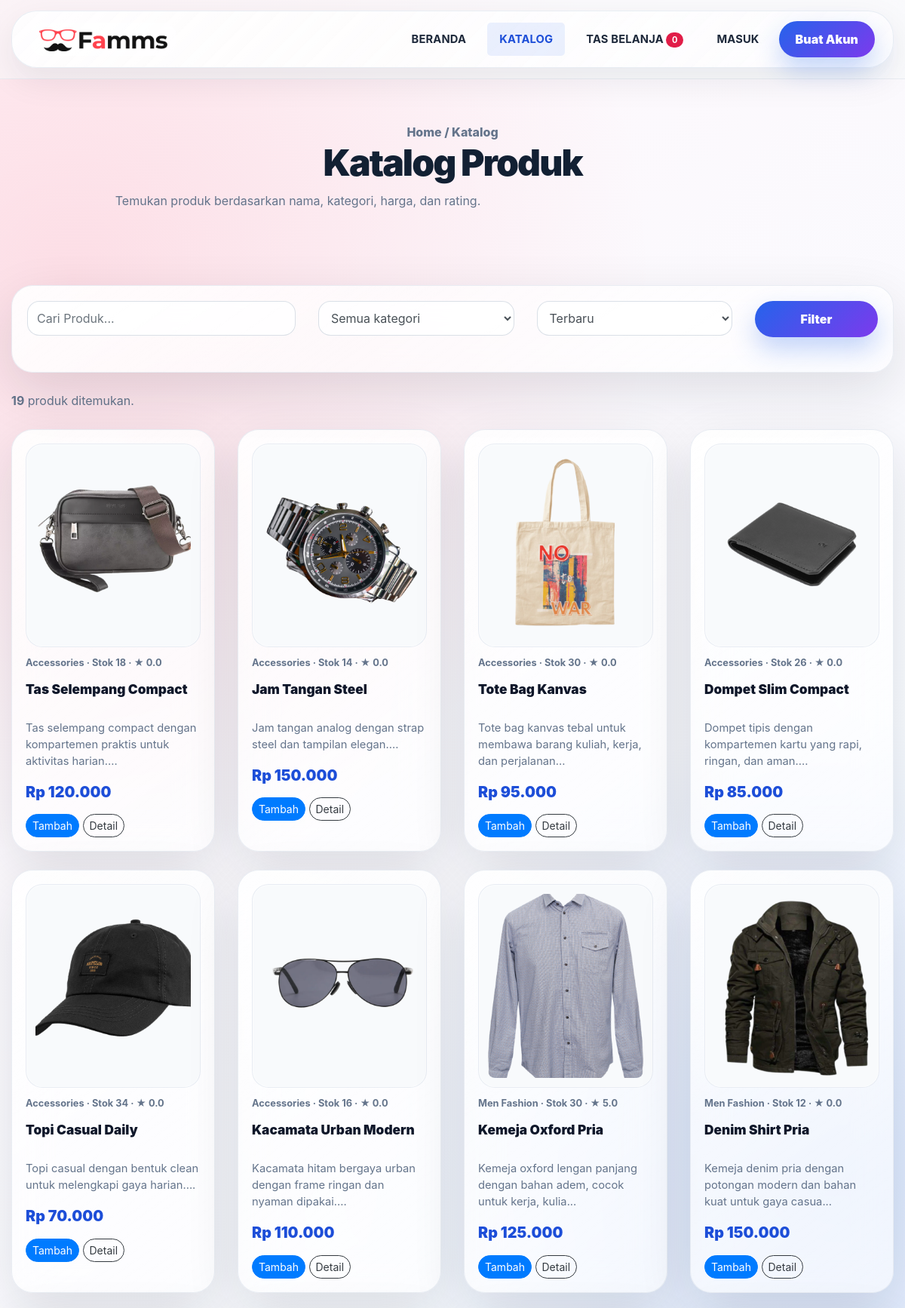
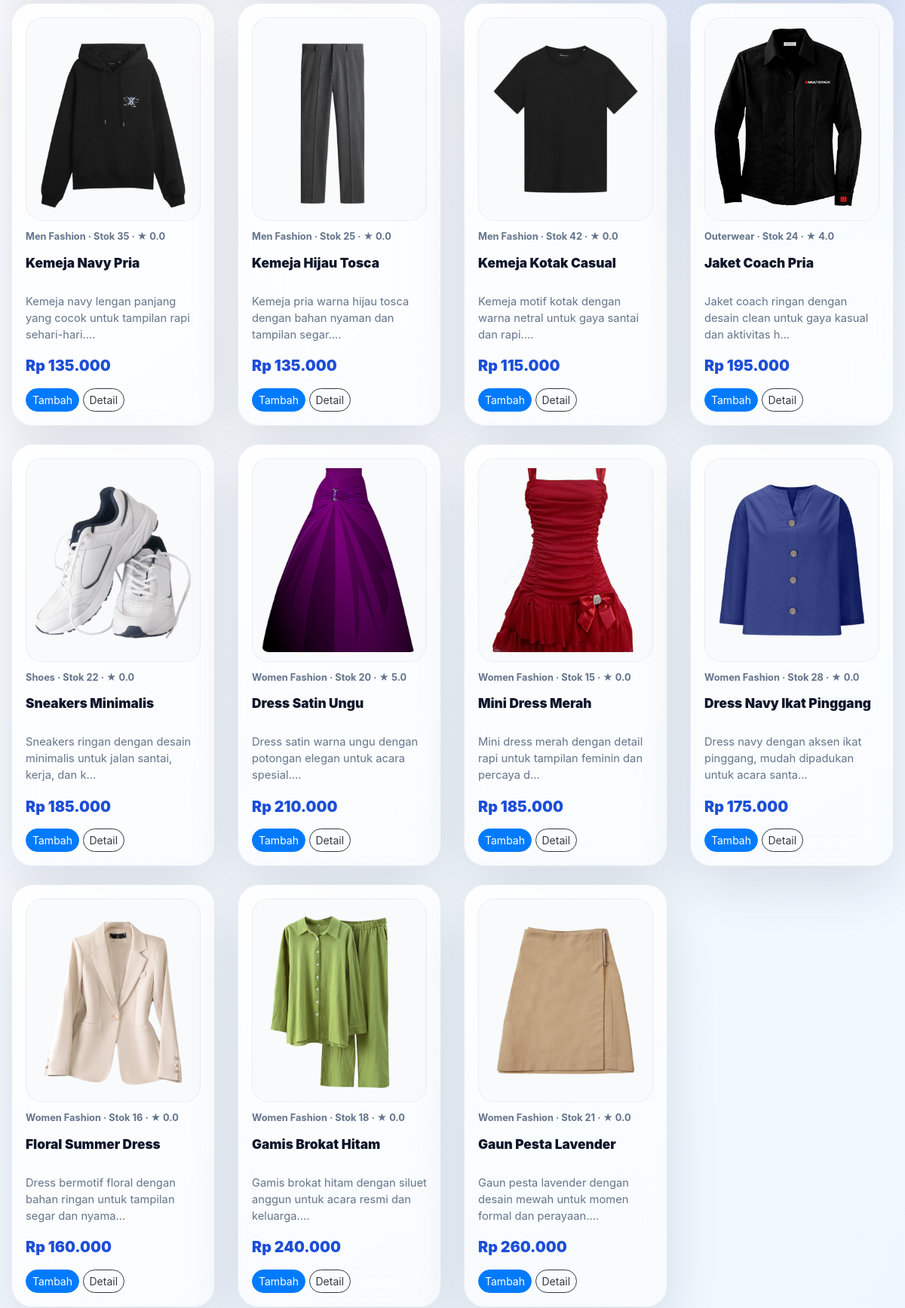
/products.php (upper part), run on the app's committed database (2 pictures, top to bottom).
### tables this page shows
CREATE TABLE products (
  id INT AUTO_INCREMENT PRIMARY KEY,
  category_id INT NOT NULL,
  name VARCHAR(120) NOT NULL,
  slug VARCHAR(140) NOT NULL UNIQUE,
  description TEXT,
  price DECIMAL(12,2) NOT NULL,
  stock INT NOT NULL DEFAULT 0,
  image VARCHAR(255),
  is_featured TINYINT(1) NOT NULL DEFAULT 0,
  created_at TIMESTAMP DEFAULT CURRENT_TIMESTAMP,
  CONSTRAINT fk_products_category FOREIGN KEY (category_id) REFERENCES categories(id)
    ON UPDATE CASCADE ON DELETE RESTRICT
);

CREATE TABLE categories (
  id INT AUTO_INCREMENT PRIMARY KEY,
  name VARCHAR(80) NOT NULL UNIQUE,
  description TEXT,
  created_at TIMESTAMP DEFAULT CURRENT_TIMESTAMP
);

### products.php (the view, shortened to what this page needs)
<?php require_once 'config/database.php'; require_once 'includes/session.php';
$keyword = $_GET['q'] ?? ''; $cat = $_GET['category'] ?? ''; $sort=$_GET['sort'] ?? 'newest';
$sql = "SELECT p.*, c.name AS category_name, COALESCE(AVG(r.rating),0) rating, COUNT(r.id) review_count FROM products p JOIN categories c ON c.id=p.category_id LEFT JOIN product_reviews r ON r.product_id=p.id WHERE 1=1"; $params=[];
$sql .= " GROUP BY p.id ";
$sql .= match($sort){'price_low'=>' ORDER BY p.price ASC','price_high'=>' ORDER BY p.price DESC','rating'=>' ORDER BY rating DESC', default=>' ORDER BY p.created_at DESC'};
$stmt=$pdo->prepare($sql); $stmt->execute($params); $products=$stmt->fetchAll();
?>
<!DOCTYPE html><html lang="id"><head><meta charset="utf-8"><meta name="viewport" content="width=device-width,initial-scale=1"><title>Produk</title><link rel="stylesheet" href="css/bootstrap.css"><link rel="stylesheet" href="css/font-awesome.min.css"><link rel="stylesheet" href="css/style.css"><link rel="stylesheet" href="css/complex.css"><link rel="stylesheet" href="css/liquid-glass.css"><link rel="stylesheet" href="css/professional.css"></head><body class="sub_page">
<?php include 'includes/header.php'; ?>
<section class="inner_page_head"><div class="container"><div class="breadcrumb-pro">Home / Katalog</div><h3>Katalog Produk</h3><p class="section-subtitle">Temukan produk berdasarkan nama, kategori, harga, dan rating.</p></div></section>
<section class="section-pad"><div class="container"><form class="glass-panel mb-4 pro-filter"><div class="row"><div class="col-lg-4 mb-2"><input class="form-control" name="q" value="<?= htmlspecialchars($keyword) ?>" placeholder="Cari produk..."></div><div class="col-lg-3 mb-2"><select class="form-control" name="category"><option value="">Semua kategori</option><?php foreach($categories as $c): ?><option value="<?= $c['id'] ?>" <?= $cat==$c['id']?'selected':'' ?>><?= htmlspecialchars($c['name']) ?></option><?php endforeach; ?></select></div><div class="col-lg-3 mb-2"><select class="form-control" name="sort"><option value="newest" <?= $sort==='newest'?'selected':'' ?>>Terbaru</option><option value="price_low" <?= $sort==='price_low'?'selected':'' ?>>Harga termurah</option><option value="price_high" <?= $sort==='price_high'?'selected':'' ?>>Harga tertinggi</option><option value="rating" <?= $sort==='rating'?'selected':'' ?>>Rating terbaik</option></select></div><div class="col-lg-2 mb-2"><button class="btn-liquid w-100">Filter</button></div></div></form><div class="d-flex justify-content-between align-items-center flex-wrap mb-3"><p class="mb-2 professional-note"><b><?= count($products) ?></b> produk ditemukan.</p></div><div class="row"><?php if(!$products): ?><div class="col-12"><div class="empty-state"><h4>Produk tidak ditemukan</h4><p class="professional-note mb-0">Coba gunakan kata kunci lain atau pilih kategori berbeda.</p></div></div><?php endif; ?><?php foreach($products as $p): ?><div class="col-sm-6 col-lg-3 mb-4"><div class="product-card"><a href="product_detail.php?id=<?= (int)$p['id'] ?>"><img src="<?= htmlspecialchars($p['image']) ?>" alt=""></a><small><?= htmlspecialchars($p['category_name']) ?> · Stok <?= (int)$p['stock'] ?> · ★ <?= number_format((float)$p['rating'],1) ?></small><h5><?= htmlspecialchars($p['name']) ?></h5><p><?= htmlspecialchars(substr($p['description'],0,72)) ?>...</p><p class="price">Rp <?= number_format($p['price'],0,',','.') ?></p><button class="btn btn-sm btn-primary rounded-pill" onclick='addToCart(<?= json_encode(['id'=>(int)$p['id'],'name'=>$p['name'],'price'=>(float)$p['price'],'image'=>$p['image']]) ?>)'>Tambah</button> <a class="btn btn-sm btn-outline-dark rounded-pill" href="product_detail.php?id=<?= (int)$p['id'] ?>">Detail</a></div></div><?php endforeach; ?></div></div></section><?php include 'includes/footer.php'; ?>

### css/style.css (style rules this page uses)
* { box-sizing: border-box; }
body { font-family: 'Montserrat', sans-serif; color: #0c0c0c; background-color: #ffffff; overflow-x: hidden; }
a, a:hover, a:focus { text-decoration: none; }
.btn, .btn:focus { outline: none !important; -webkit-box-shadow: none; box-shadow: none; }
.inner_page_head { background: #f7444e; text-align: center; color: #fff; padding-top: 50px; padding-bottom: 40px; }
.inner_page_head h3 { font-size: 42px; font-weight: 800; }
form input { background: #fff; border: solid #ccc 1px; padding: 15px 15px; width: 100%; font-size: 14px; margin-bottom: 20px; text-transform: capitalize; line-height: normal; }

### css/complex.css (style rules this page uses)
.product-card { border:1px solid #eee;border-radius:16px;padding:18px;height:100%;background:#fff;transition:.2s }
.product-card img { height:210px;object-fit:contain;width:100% }
.price { font-weight:700;color:#f7444e }

### css/liquid-glass.css (style rules this page uses)
:root { --glass-bg:rgba(255,255,255,.18);--glass-border:rgba(255,255,255,.38);--glass-shadow:0 24px 80px rgba(10,20,40,.18);--ink:#122033;--muted:#64748b;--accent:#ff3b6b;--accent2:#7c3aed;--soft:#f8fbff }
* { box-sizing:border-box }
body { font-family:Inter,Arial,sans-serif;background:radial-gradient(circle at 12% 10%,#ffe3ec 0,#fff6fa 25%,transparent 44%),radial-gradient(circle at 85% 5%,#dbeafe 0,#eef6ff 22%,transparent 45%),linear-gradient(135deg,#fbfdff 0,#f4f7fb 100%);color:var(--ink);min-height:100vh }
.btn-glass-small,.btn-liquid { border:0;border-radius:18px;color:#fff!important;font-weight:800;padding:11px 18px;background:linear-gradient(135deg,var(--accent),var(--accent2));box-shadow:0 16px 34px rgba(124,58,237,.25);display:inline-block }
.glass-panel { position:relative;z-index:1;border:1px solid var(--glass-border);background:linear-gradient(145deg,rgba(255,255,255,.68),rgba(255,255,255,.25));box-shadow:var(--glass-shadow);backdrop-filter:blur(24px);-webkit-backdrop-filter:blur(24px);border-radius:34px;padding:34px }
.section-pad { padding:68px 0 }
.section-subtitle { color:var(--muted);max-width:760px }
.glass-card,.product-card,.feature-card,.stat-card,.checkout-card,.admin-card { border:1px solid var(--glass-border)!important;background:linear-gradient(145deg,rgba(255,255,255,.74),rgba(255,255,255,.28))!important;box-shadow:0 18px 60px rgba(10,20,40,.12)!important;backdrop-filter:blur(20px);-webkit-backdrop-filter:blur(20px);border-radius:28px!important }
.product-card { height:100%;padding:18px;transition:.25s ease }
.product-card img { width:100%;height:210px;object-fit:contain;border-radius:22px;background:rgba(255,255,255,.35);padding:12px }
.product-card h5 { font-weight:900;margin-top:12px }
.product-card small { display:block;color:#64748b;font-weight:700;margin-top:10px }
.price { font-weight:900;color:var(--accent);font-size:1.1rem }
.glass-input,.form-control { border-radius:16px!important;border:1px solid rgba(148,163,184,.32)!important;background:rgba(255,255,255,.58)!important;min-height:46px }
.inner_page_head { background:transparent!important;padding:48px 0 10px }
.inner_page_head h3 { color:var(--ink)!important;font-size:2.2rem;font-weight:900 }

### data on the page
products: image (picture), category.name "Accessories", stock "18", rating "0.0", name "Tas Selempang Compact", description "Tas selempang compact dengan kompartemen praktis untuk aktivitas harian.", price "120.000"
products: image (picture), category.name "Accessories", stock "14", rating "0.0", name "Jam Tangan Steel", description "Jam tangan analog dengan strap steel dan tampilan elegan.", price "150.000"
products: image (picture), category.name "Accessories", stock "30", rating "0.0", name "Tote Bag Kanvas", description "Tote bag kanvas tebal untuk membawa barang kuliah, kerja, dan perjalanan", price "95.000"
products: image (picture), category.name "Accessories", stock "26", rating "0.0", name "Dompet Slim Compact", description "Dompet tipis dengan kompartemen kartu yang rapi, ringan, dan aman.", price "85.000"
products: image (picture), category.name "Accessories", stock "34", rating "0.0", name "Topi Casual Daily", description "Topi casual dengan bentuk clean untuk melengkapi gaya harian.", price "70.000"
products: image (picture), category.name "Accessories", stock "16", rating "0.0", name "Kacamata Urban Modern", description "Kacamata hitam bergaya urban dengan frame ringan dan nyaman dipakai.", price "110.000"
products: image (picture), category.name "Men Fashion", stock "30", rating "5.0", name "Kemeja Oxford Pria", description "Kemeja oxford lengan panjang dengan bahan adem, cocok untuk kerja, kulia", price "125.000"
products: image (picture), category.name "Men Fashion", stock "12", rating "0.0", name "Denim Shirt Pria", description "Kemeja denim pria dengan potongan modern dan bahan kuat untuk gaya casua", price "150.000"
products: image (picture), category.name "Men Fashion", stock "35", rating "0.0", name "Kemeja Navy Pria", description "Kemeja navy lengan panjang yang cocok untuk tampilan rapi sehari-hari.", price "135.000"
products: image (picture), category.name "Men Fashion", stock "25", rating "0.0", name "Kemeja Hijau Tosca", description "Kemeja pria warna hijau tosca dengan bahan nyaman dan tampilan segar.", price "135.000"
products: image (picture), category.name "Men Fashion", stock "42", rating "0.0", name "Kemeja Kotak Casual", description "Kemeja motif kotak dengan warna netral untuk gaya santai dan rapi.", price "115.000"
products: image (picture), category.name "Outerwear", stock "24", rating "4.0", name "Jaket Coach Pria", description "Jaket coach ringan dengan desain clean untuk gaya kasual dan aktivitas h", price "195.000"
products: image (picture), category.name "Shoes", stock "22", rating "0.0", name "Sneakers Minimalis", description "Sneakers ringan dengan desain minimalis untuk jalan santai, kerja, dan k", price "185.000"
products: image (picture), category.name "Women Fashion", stock "20", rating "5.0", name "Dress Satin Ungu", description "Dress satin warna ungu dengan potongan elegan untuk acara spesial.", price "210.000"
products: image (picture), category.name "Women Fashion", stock "15", rating "0.0", name "Mini Dress Merah", description "Mini dress merah dengan detail rapi untuk tampilan feminin dan percaya d", price "185.000"
products: image (picture), category.name "Women Fashion", stock "28", rating "0.0", name "Dress Navy Ikat Pinggang", description "Dress navy dengan aksen ikat pinggang, mudah dipadukan untuk acara santa", price "175.000"
products: image (picture), category.name "Women Fashion", stock "16", rating "0.0", name "Floral Summer Dress", description "Dress bermotif floral dengan bahan ringan untuk tampilan segar dan nyama", price "160.000"
products: image (picture), category.name "Women Fashion", stock "18", rating "0.0", name "Gamis Brokat Hitam", description "Gamis brokat hitam dengan siluet anggun untuk acara resmi dan keluarga.", price "240.000"
products: image (picture), category.name "Women Fashion", stock "21", rating "0.0", name "Gaun Pesta Lavender", description "Gaun pesta lavender dengan desain mewah untuk momen formal dan perayaan.", price "260.000"

### other printed values
count($products) "19"
